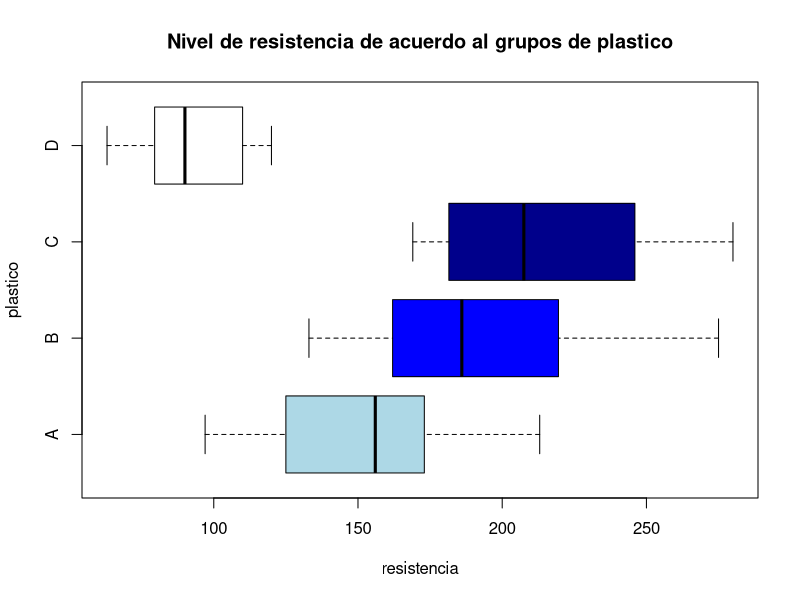
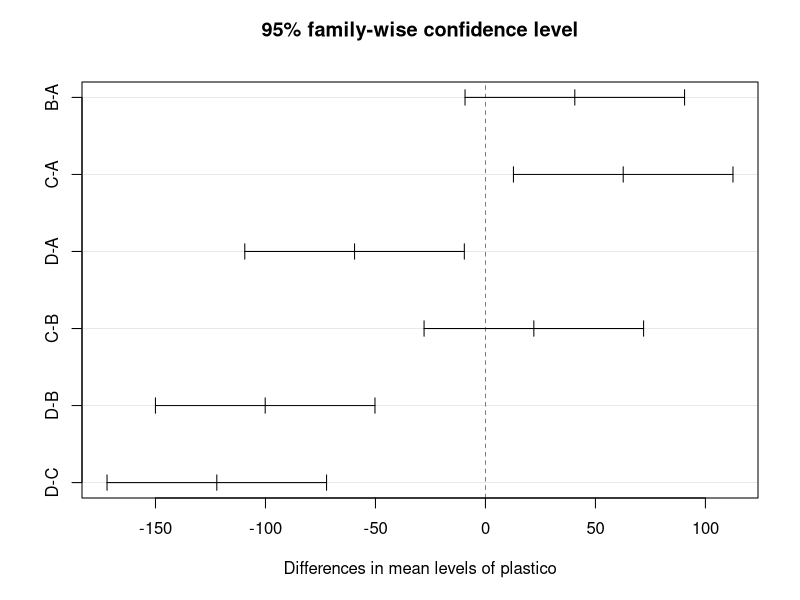
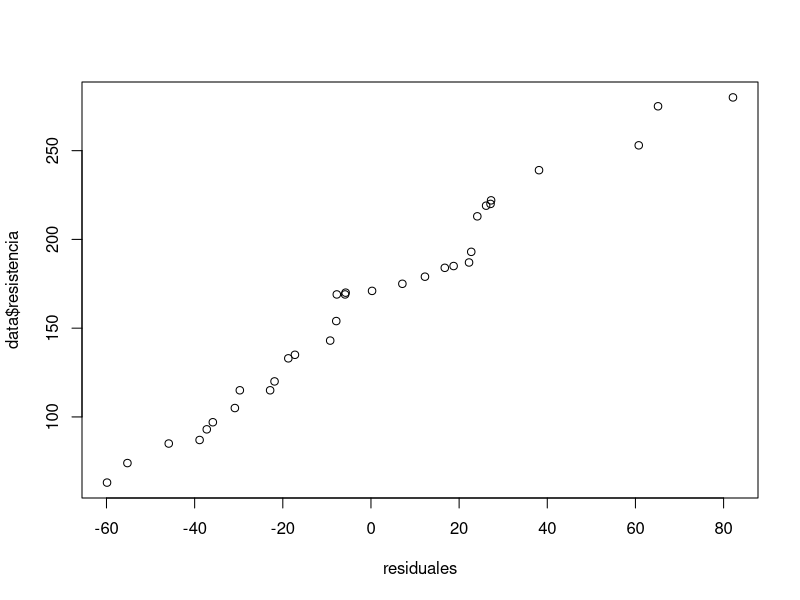

Write R code to recreate these figures, in order.
#---------------------------------------------------------------
#Ejercicios de práctica
plastico <- c("A", "A", "A", "A", "A", "A", "A", "A", "B", "B", "B", "B", "B", "B", "B", "B", "C", "C", "C", "C", "C", "C", "C", "C", "D", "D", "D", "D", "D", "D", "D", "D")
resistencia <- c(135, 175, 97, 169, 213, 171, 115, 143, 275, 170, 154, 133, 219, 187, 220, 185, 169, 239, 184, 222, 253, 179, 280, 193, 115, 105, 93, 85, 120, 74, 87, 63)
data <- data.frame(plastico, resistencia)
summary(data)

boxplot(resistencia~plastico, 
        main = "Nivel de resistencia de acuerdo al grupos de plastico",
        horizontal = TRUE, col = c("lightblue", "blue", "darkblue", "white"))

shapiro.test(data$resistencia[plastico == "A"])
sd(data$resistencia[plastico == "A"])
#Los datos del plastico A se adaptan a una distribucion t-student con un p-valor de 0.91

shapiro.test(data$resistencia[plastico == "B"])
sd(data$resistencia[plastico == "B"])
#Los datos del plastico A se adaptan a una distribucion t-student con un p-valor de 0.81        
      
shapiro.test(data$resistencia[plastico == "C"])
sd(data$resistencia[plastico == "C"])
#Los datos del plastico A se adaptan a una distribucion t-student con un p-valor de 0.51        

shapiro.test(data$resistencia[plastico == "D"])
sd(data$resistencia[plastico == "D"])
#Los datos del plastico A se adaptan a una distribucion t-student con un p-valor de 0.88       

library(car)
leveneTest(data$resistencia, as.factor(data$plastico))
#Con un p-valor de 0.29 no se rechaza la ipotesis nula, las varianzas son similares

model <- aov(resistencia~plastico)
print(model)

comp_mult <- TukeyHSD(model) #Para cmparar las medias entre si
print(comp_mult)
#b>a>c>d
#a=b
#c=b, c>a, c>d
#b>c>d
#Se forman 2 grupos homogeneos de medias, t1, t3 y t4 y el otro grupo t2
plot(comp_mult)

names(model)
residuales <- model$residuals
print(residuales)
shapiro.test(residuales)
#Los residuos se ajustan a una distribucion normnalk  t de estuden con un p valor de 0.5976

qqplot(residuales, data$resistencia) #Comparar residuos vs la densidad de los datos originales
